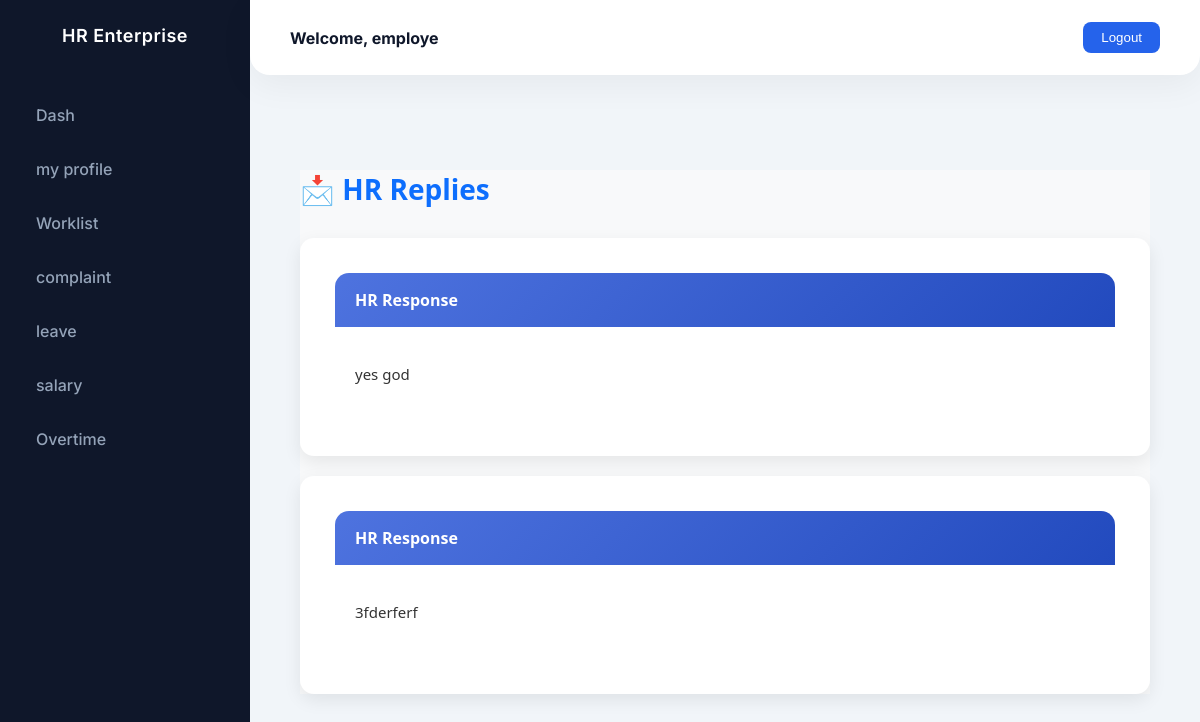
The app's page /reply_view_e (signed in) with its own data.
### Hr_cloud_app/models.py (models this page shows)
class Login(AbstractUser):
    is_hr = models.BooleanField(default=False)
    is_employee = models.BooleanField(default=False)

class Reply(models.Model):
    reply_details = models.ForeignKey("Employee", on_delete=models.CASCADE)
    subject = models.CharField(max_length=200)
    date_time = models.DateTimeField(auto_now_add=True)

### Hr_cloud_app/empviews.py (the view)
# urls.py: path('reply_view_e',empviews.reply_view_e,name='reply_view_e'),
def reply_view_e(request):
    employee = Employee.objects.get(employee_details=request.user)
    data = Reply.objects.filter(reply_details=employee)
    return render(request, 'employee/complaint_reply.html', {'data': data})

### templates/employee/complaint_reply.html (shortened to what this page needs)
{% extends "employee/dashemp.html" %}
{% load crispy_forms_tags %}
{% block content %}
<div class="container">
    <h2 class="page-title">📩 HR Replies</h2>
    {% for i in data %}
        <div class="card reply-card">
            <div class="reply-header">
                HR Response
            </div>
            <div class="reply-body">
                <p>{{ i.subject }}</p>
            </div>
        </div>
    {% empty %}
        <div class="card reply-card">
            <div class="no-data">
                No Replies Found
            </div>
        </div>
    {% endfor %}
</div>
{% endblock %}

### templates/employee/dashemp.html (shortened to what this page needs)
{% load static %}
<!DOCTYPE html>
<html lang="en">
<head>
<link rel="stylesheet" href="{% static 'assets/vendors/mdi/css/materialdesignicons.min.css' %}">
</head>
<body>
<div class="sidebar">
    <div class="sidebar-header">HR Enterprise</div>
    <ul>
         <li><a href="  {% url 'employee_dashboard' %} ">Dash</a></li>
        <li><a href="  {% url 'emp_profile' %} ">my profile</a></li>
        <li><a href="  {% url 'work_list' %}">Worklist</a></li>
        <li><a href="{% url 'complaint_view' %}   ">complaint</a></li>
        <li><a href="{% url 'leave_view' %}  ">leave</a></li>
        <li><a href="  {% url 'salary_credit' %}">salary</a></li>
                <li><a href=" {% url 'over_view' %}">Overtime</a></li>
    </ul>
</div>
<div class="navbar">
    <h4>Welcome, {{ request.user }}</h4>
    <a href="{% url 'Log_out' %}">
        <button class="btn-logout">Logout</button>
    </a>
</div>
<div class="content">
    <div class="content-card">
        {% block content %}
        {% endblock %}
    </div>
</div>
</body>
</html>

### templates/employee/dashemp.html (style rules this page uses)
:root { --primary: #2563eb; --gradient: linear-gradient(180deg, #3b82f6, #6366f1); --sidebar-bg: #0f172a; --sidebar-hover: rgba(255,255,255,0.06); --text-light: #94a3b8; --bg-main: #f1f5f9; }
body { margin: 0; font-family: 'Inter', sans-serif; background: var(--bg-main); color: #0f172a; overflow-x: hidden; }
.sidebar { position: fixed; width: 250px; height: 100vh; background: var(--sidebar-bg); padding-top: 25px; transition: all 0.4s ease; }
.sidebar-header { text-align: center; color: white; font-weight: 600; font-size: 18px; letter-spacing: 0.5px; margin-bottom: 45px; }
.sidebar ul { list-style: none; padding: 0; }
.sidebar ul li { position: relative; margin: 6px 0; }
.sidebar ul li a { display: flex; align-items: center; padding: 14px 22px; color: var(--text-light); text-decoration: none; font-weight: 500; border-radius: 8px; transition: all 0.3s ease; }
.navbar { position: fixed; left: 250px; right: 0; top: 0; height: 75px; background: #ffffff; display: flex; align-items: center; justify-content: space-between; padding: 0 40px; border-bottom-left-radius: 20px; border-bottom-right-radius: 20px; box-shadow: 0 10px 35px rgba(0,0,0,0.05); z-index: 100; }
.btn-logout { background: var(--primary); border: none; padding: 8px 18px; border-radius: 8px; color: white; font-weight: 500; transition: 0.3s ease; }
.content { margin-left: 250px; padding: 120px 50px 50px 50px; }
.card { background: white; border-radius: 16px; padding: 35px; box-shadow: 0 10px 40px rgba(0,0,0,0.06); transition: all 0.3s ease; animation: fadeInUp 0.6s ease; }

### templates/employee/complaint_reply.html (style rules this page uses)
.container { margin-top: 50px; font-family: 'Segoe UI', Tahoma, Geneva, Verdana, sans-serif; background-color: #f8f9fa; }
.page-title { font-weight: 700; font-size: 28px; color: #0d6efd; margin-bottom: 30px; }
.reply-card { border: none; border-radius: 14px; box-shadow: 0 6px 18px rgba(0,0,0,0.08); background-color: #ffffff; margin-bottom: 20px; transition: all 0.3s ease-in-out; }
.reply-header { background: linear-gradient(135deg, #4e73df, #224abe); color: #ffffff; padding: 16px 20px; font-weight: 600; border-top-left-radius: 14px; border-top-right-radius: 14px; font-size: 16px; }
.reply-body { padding: 20px; color: #333333; }
.reply-body p { font-size: 15px; line-height: 1.6; margin-bottom: 15px; }

### records on screen
Login: user "employe"
Reply: subject "yes god"
Reply: subject "3fderferf"
